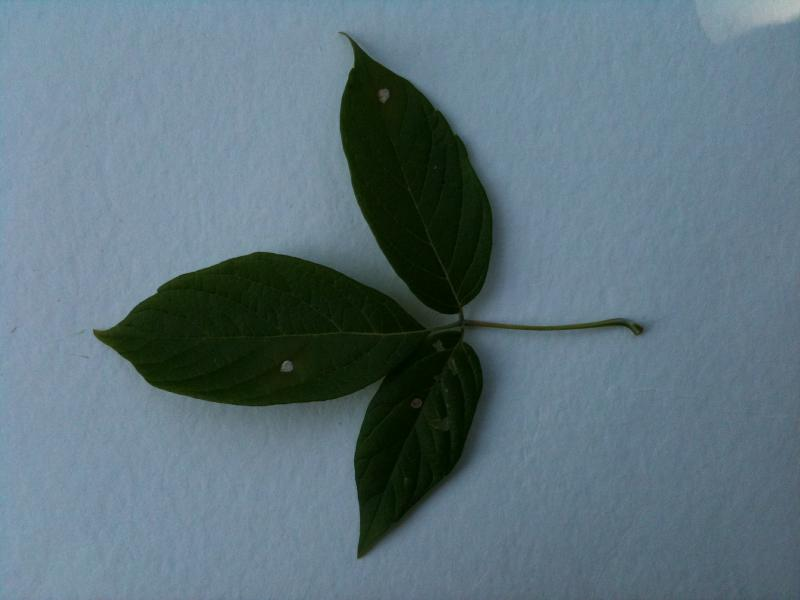
#> input picture Dataset/acer_negundo/13001151160340.jpg, 800 x 600 px; its folder holds only this picture in this run
$ python watershed.py
#> lines starting #> are read from the running program, lines starting #| are printed output that depends on the picture
# -*- coding: utf-8 -*-
# Import library
import os
import math
import numpy as np
from scipy import ndimage
from skimage.io import imread, imsave
from skimage import morphology
import matplotlib.pyplot as plt
from skimage.color import rgb2gray
from skimage.morphology import disk
from skimage.filters import threshold_otsu
# Import functions
from functions import show_images_ws
from functions import threshold_mean

# Directory
dir_in = './Dataset/acer_negundo/'
dir_out = './Results Watershed/acer_negundo/'
my_list = [x for x in os.listdir(dir_in) if x.endswith('.jpg')]

for file_name in my_list:

    img = imread(dir_in+file_name)
#> img is the input picture: shape (600, 800, 3); mean R, G, B 93.7, 114.8, 124.2
    image = rgb2gray(img)
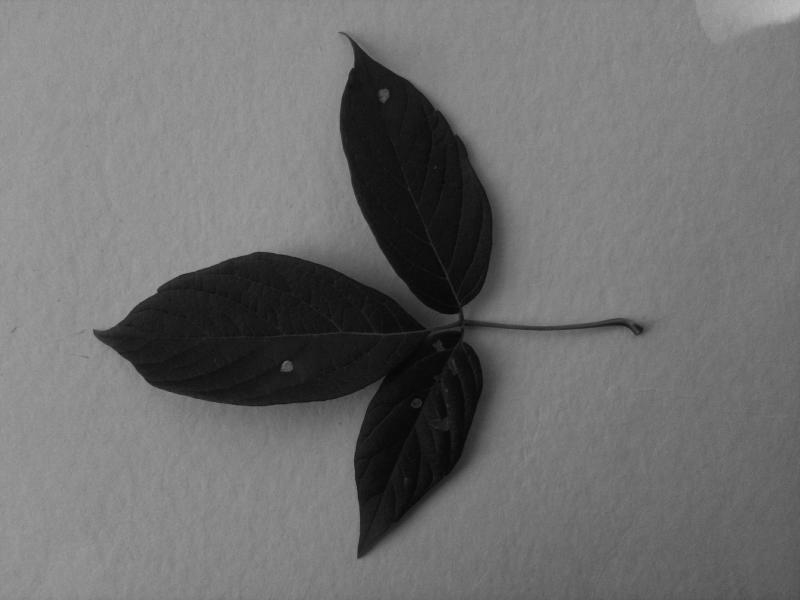
#> image: shape (600, 800) float64; min 0.0221, max 0.733, mean 0.435
    image_ext = morphology.dilation(image, disk(5)) - image
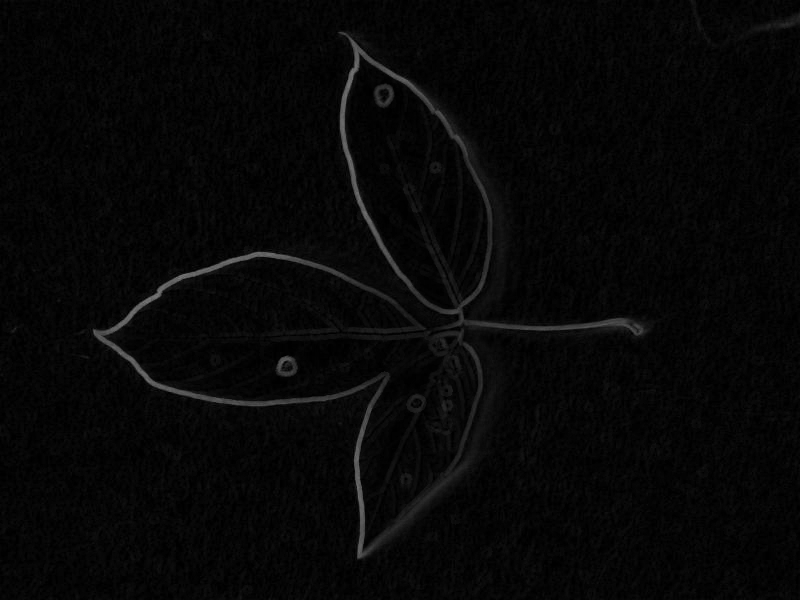
#> image_ext: shape (600, 800) float64; min 0, max 0.478, mean 0.0289

    # Watershed
    m,n = image.shape
#> m = 600; n = 800
    markers = np.zeros([m,n])
    m = math.floor(m/2) # Center
#> m = 300
    n = math.floor(n/2)
#> n = 400
    markers[20:40,20:40] = 200
    markers[m:m+20,n:n+20] = 100
#> (the run stopped early here; a loop or call above may not have finished)

$ run again, on Dataset/acer_negundo/13001151163249.jpg
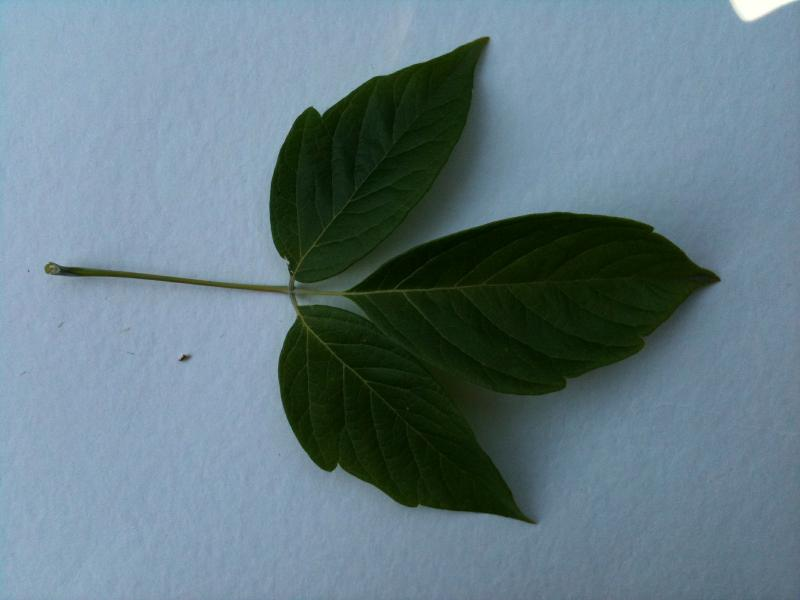
#> input picture Dataset/acer_negundo/13001151163249.jpg, 800 x 600 px
#> img is the input picture: shape (600, 800, 3); mean R, G, B 100.1, 122.4, 131.3
#> `image = rgb2gray(img)`:
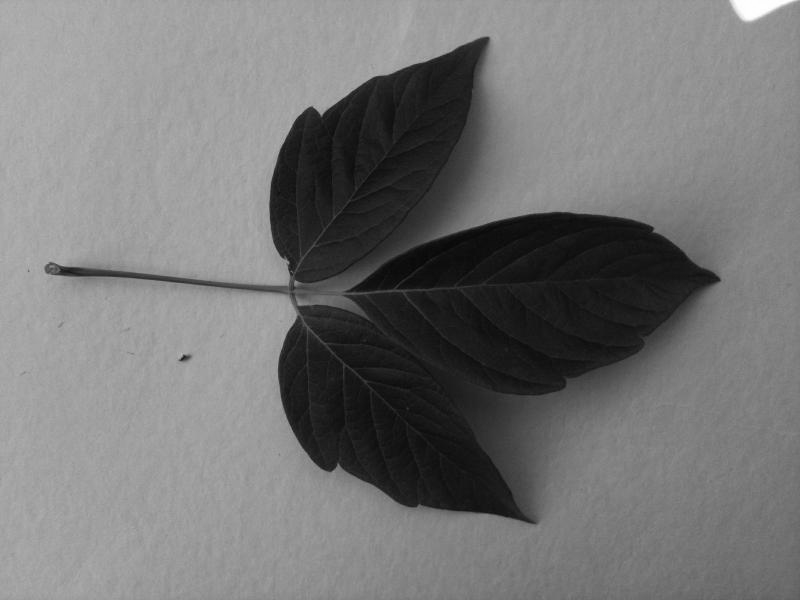
#> image: shape (600, 800) float64; min 0.0252, max 0.999, mean 0.464
#> `image_ext = morphology.dilation(image, disk(5)) - image`:
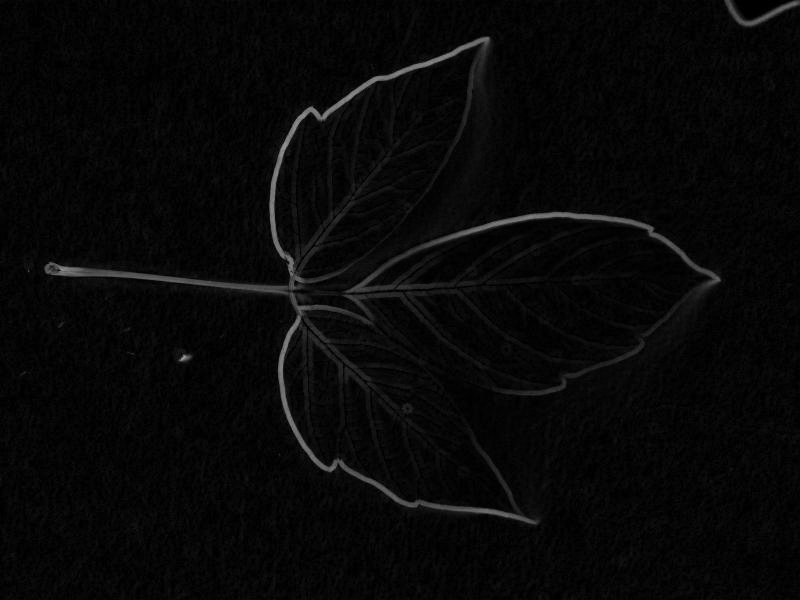
#> image_ext: shape (600, 800) float64; min 0, max 0.618, mean 0.032

$ run again, on Dataset/acer_negundo/13001151163880.jpg
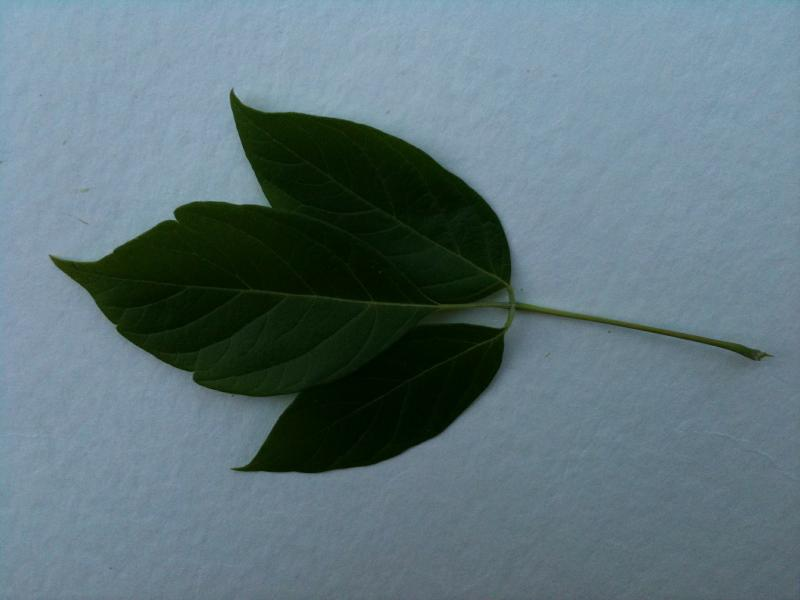
#> input picture Dataset/acer_negundo/13001151163880.jpg, 800 x 600 px
#> img is the input picture: shape (600, 800, 3); mean R, G, B 94.4, 115.5, 122.2
#> `image = rgb2gray(img)`:
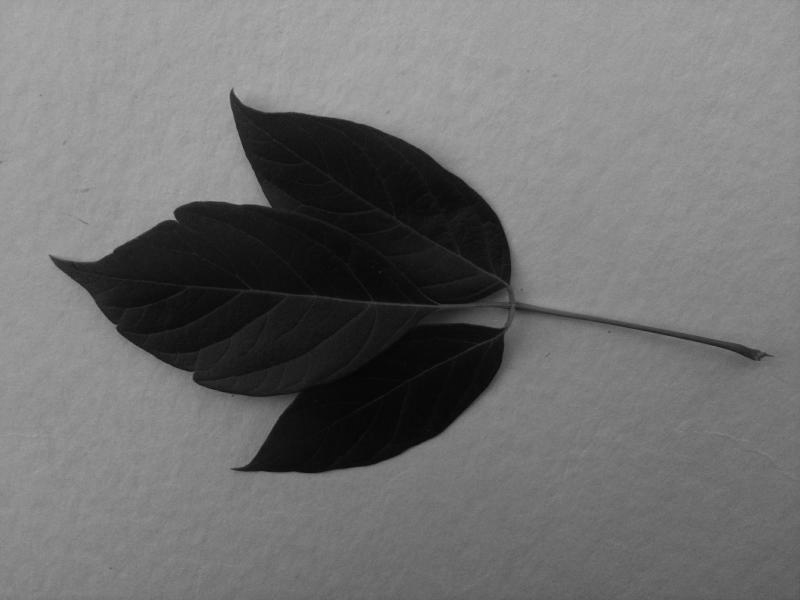
#> image: shape (600, 800) float64; min 0.0168, max 0.702, mean 0.437
#> `image_ext = morphology.dilation(image, disk(5)) - image`:
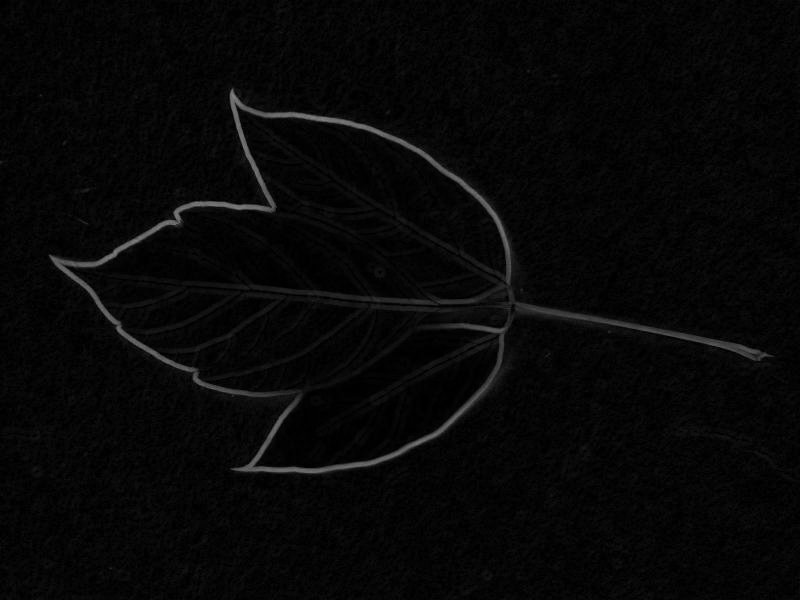
#> image_ext: shape (600, 800) float64; min 0, max 0.516, mean 0.0297

$ run again, on Dataset/acer_negundo/13001151163898.jpg
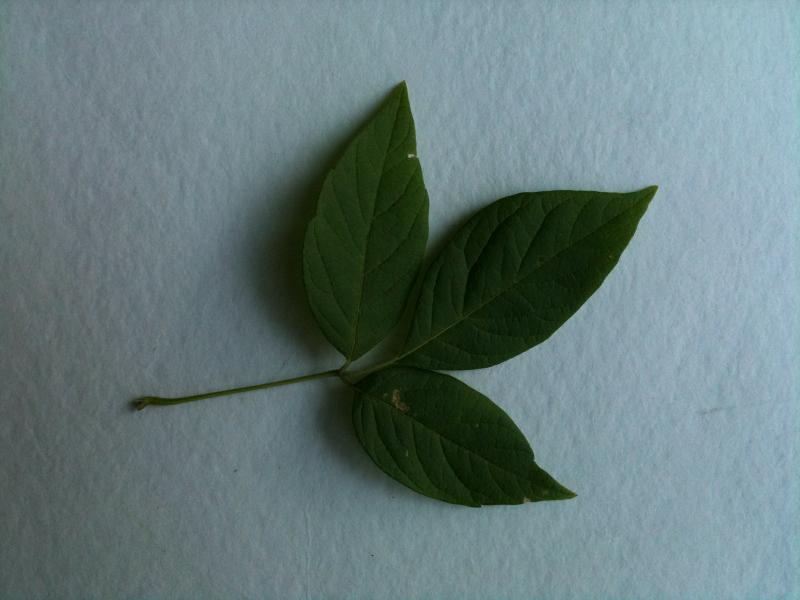
#> input picture Dataset/acer_negundo/13001151163898.jpg, 800 x 600 px
#> img is the input picture: shape (600, 800, 3); mean R, G, B 101.5, 121.6, 122.3
#> `image = rgb2gray(img)`:
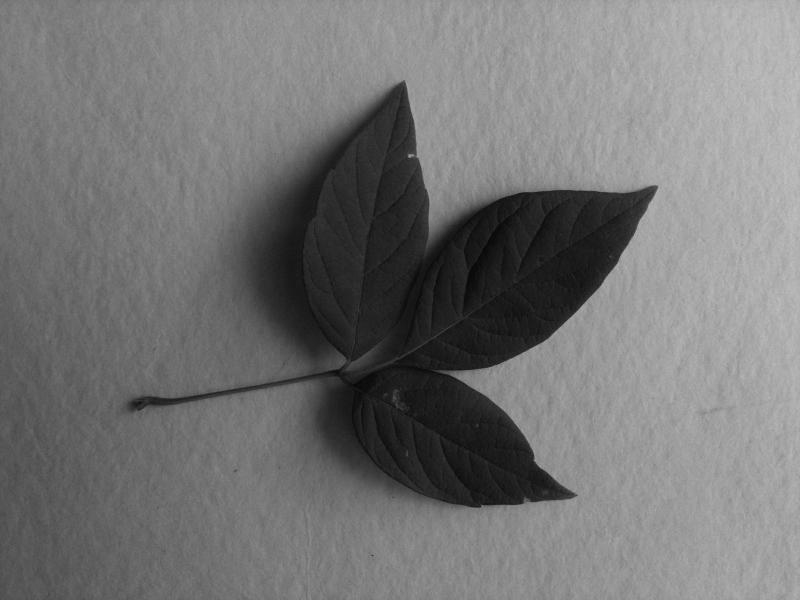
#> image: shape (600, 800) float64; min 0.0281, max 0.759, mean 0.46
#> `image_ext = morphology.dilation(image, disk(5)) - image`:
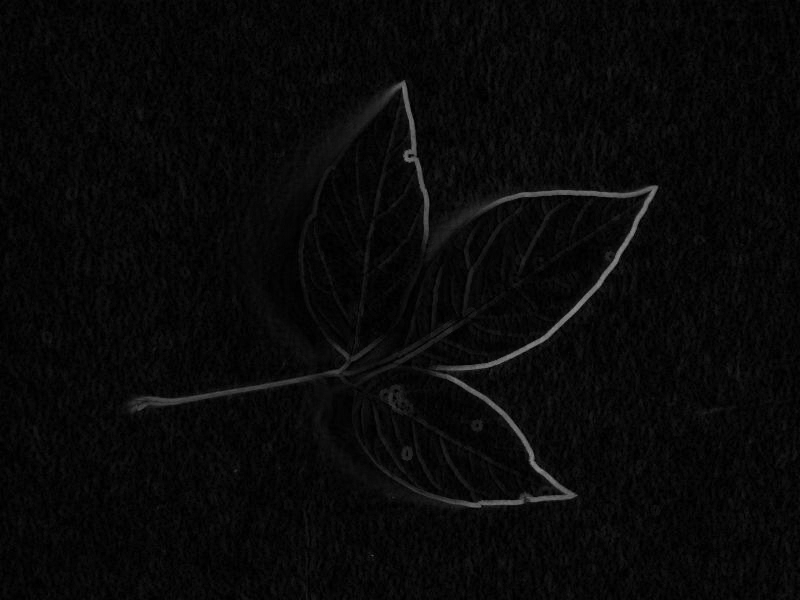
#> image_ext: shape (600, 800) float64; min 0, max 0.544, mean 0.0363

$ run again, on Dataset/acer_negundo/13001151161072.jpg
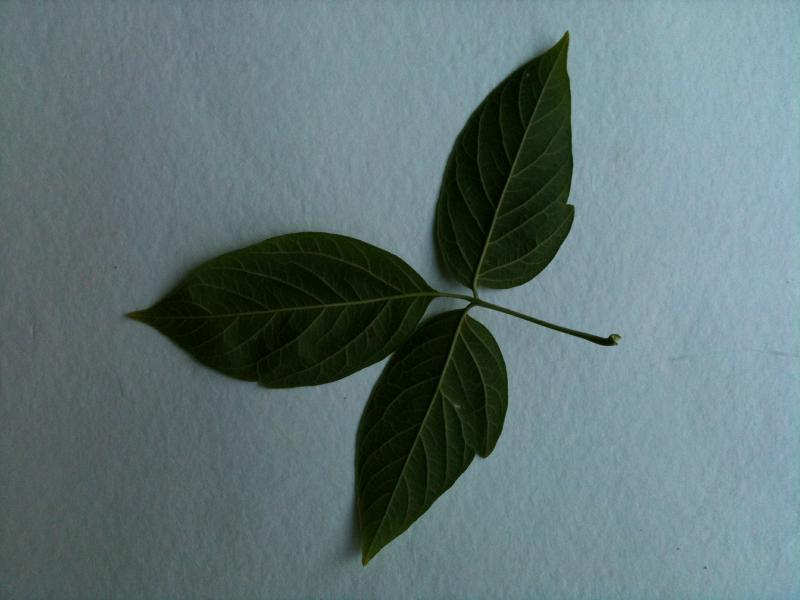
#> input picture Dataset/acer_negundo/13001151161072.jpg, 800 x 600 px
#> img is the input picture: shape (600, 800, 3); mean R, G, B 96.1, 115.5, 117
#> `image = rgb2gray(img)`:
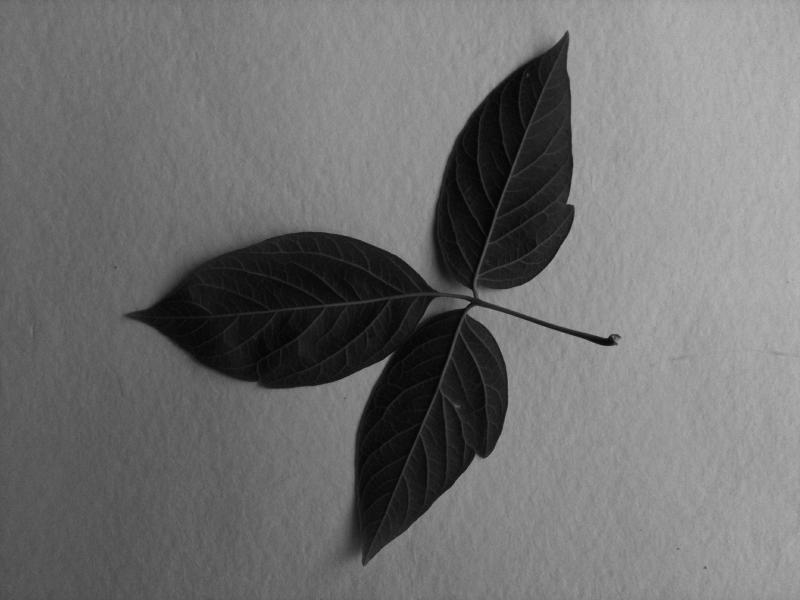
#> image: shape (600, 800) float64; min 0.00842, max 0.727, mean 0.437
#> `image_ext = morphology.dilation(image, disk(5)) - image`:
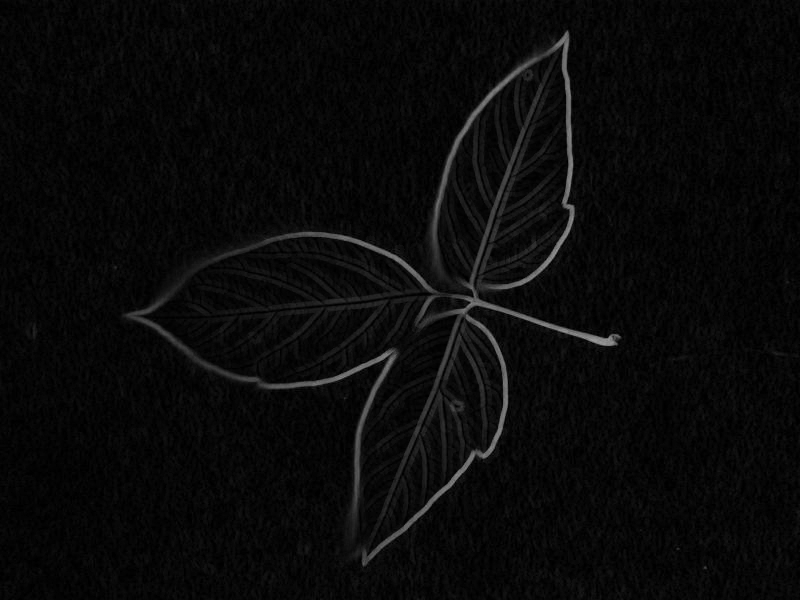
#> image_ext: shape (600, 800) float64; min 0, max 0.614, mean 0.0391
